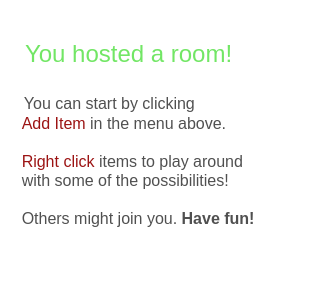
<?xml version="1.0" encoding="UTF-8"?>
<ui version="4.0">
 <class>RoomView</class>
 <widget class="QWidget" name="RoomView">
  <property name="windowModality">
   <enum>Qt::NonModal</enum>
  </property>
  <property name="geometry">
   <rect>
    <x>0</x>
    <y>0</y>
    <width>317</width>
    <height>307</height>
   </rect>
  </property>
  <property name="sizePolicy">
   <sizepolicy hsizetype="Preferred" vsizetype="Preferred">
    <horstretch>100</horstretch>
    <verstretch>1</verstretch>
   </sizepolicy>
  </property>
  <property name="minimumSize">
   <size>
    <width>0</width>
    <height>0</height>
   </size>
  </property>
  <property name="sizeIncrement">
   <size>
    <width>100</width>
    <height>100</height>
   </size>
  </property>
  <property name="acceptDrops">
   <bool>false</bool>
  </property>
  <property name="windowTitle">
   <string>Room</string>
  </property>
  <layout class="QHBoxLayout" name="horizontalLayout">
   <property name="spacing">
    <number>0</number>
   </property>
   <property name="margin">
    <number>0</number>
   </property>
   <item>
    <layout class="QHBoxLayout" name="roomLayout">
     <property name="spacing">
      <number>0</number>
     </property>
     <item>
      <spacer name="roomSpacer">
       <property name="orientation">
        <enum>Qt::Vertical</enum>
       </property>
       <property name="sizeType">
        <enum>QSizePolicy::Fixed</enum>
       </property>
       <property name="sizeHint" stdset="0">
        <size>
         <width>0</width>
         <height>0</height>
        </size>
       </property>
      </spacer>
     </item>
     <item>
      <widget class="QTextEdit" name="welcomeText">
       <property name="sizePolicy">
        <sizepolicy hsizetype="Expanding" vsizetype="Expanding">
         <horstretch>0</horstretch>
         <verstretch>0</verstretch>
        </sizepolicy>
       </property>
       <property name="minimumSize">
        <size>
         <width>0</width>
         <height>0</height>
        </size>
       </property>
       <property name="frameShape">
        <enum>QFrame::NoFrame</enum>
       </property>
       <property name="frameShadow">
        <enum>QFrame::Plain</enum>
       </property>
       <property name="undoRedoEnabled">
        <bool>false</bool>
       </property>
       <property name="readOnly">
        <bool>true</bool>
       </property>
       <property name="html">
        <string>&lt;!DOCTYPE HTML PUBLIC &quot;-//W3C//DTD HTML 4.0//EN&quot; &quot;http://www.w3.org/TR/REC-html40/strict.dtd&quot;&gt;
&lt;html&gt;&lt;head&gt;&lt;meta name=&quot;qrichtext&quot; content=&quot;1&quot; /&gt;&lt;style type=&quot;text/css&quot;&gt;
p, li { white-space: pre-wrap; }
&lt;/style&gt;&lt;/head&gt;&lt;body style=&quot; font-family:'MS Shell Dlg 2'; font-size:8.25pt; font-weight:400; font-style:normal;&quot;&gt;
&lt;p style=&quot;-qt-paragraph-type:empty; margin-top:0px; margin-bottom:0px; margin-left:0px; margin-right:0px; -qt-block-indent:0; text-indent:0px; font-size:8pt;&quot;&gt;&lt;br /&gt;&lt;/p&gt;
&lt;p style=&quot;-qt-paragraph-type:empty; margin-top:0px; margin-bottom:0px; margin-left:0px; margin-right:0px; -qt-block-indent:0; text-indent:0px; font-size:14pt; color:#505050;&quot;&gt;&lt;br /&gt;&lt;/p&gt;
&lt;p style=&quot; margin-top:0px; margin-bottom:0px; margin-left:0px; margin-right:0px; -qt-block-indent:0; text-indent:0px;&quot;&gt;&lt;span style=&quot; font-size:14pt; color:#505050;&quot;&gt;    &lt;/span&gt;&lt;span style=&quot; font-size:18pt; color:#72e665;&quot;&gt;You hosted a room!&lt;/span&gt;&lt;/p&gt;
&lt;p style=&quot;-qt-paragraph-type:empty; margin-top:0px; margin-bottom:0px; margin-left:0px; margin-right:0px; -qt-block-indent:0; text-indent:0px; font-size:14pt; color:#505050;&quot;&gt;&lt;br /&gt;&lt;/p&gt;
&lt;p style=&quot; margin-top:0px; margin-bottom:0px; margin-left:0px; margin-right:0px; -qt-block-indent:0; text-indent:0px;&quot;&gt;&lt;span style=&quot; font-size:14pt; color:#505050;&quot;&gt;   &lt;/span&gt;&lt;span style=&quot; font-size:12pt; color:#505050;&quot;&gt; You can start by clicking&lt;/span&gt;&lt;/p&gt;
&lt;p style=&quot; margin-top:0px; margin-bottom:0px; margin-left:0px; margin-right:0px; -qt-block-indent:0; text-indent:0px;&quot;&gt;&lt;span style=&quot; font-size:12pt; color:#505050;&quot;&gt;    &lt;/span&gt;&lt;span style=&quot; font-size:12pt; color:#9c1414;&quot;&gt;Add Item&lt;/span&gt;&lt;span style=&quot; font-size:12pt; color:#505050;&quot;&gt; in the menu above.&lt;/span&gt;&lt;/p&gt;
&lt;p style=&quot; margin-top:0px; margin-bottom:0px; margin-left:0px; margin-right:0px; -qt-block-indent:0; text-indent:0px;&quot;&gt;&lt;span style=&quot; font-size:12pt; color:#505050;&quot;&gt;	&lt;/span&gt;&lt;/p&gt;
&lt;p style=&quot; margin-top:0px; margin-bottom:0px; margin-left:0px; margin-right:0px; -qt-block-indent:0; text-indent:0px;&quot;&gt;&lt;span style=&quot; font-size:12pt; color:#9c1414;&quot;&gt;    Right click&lt;/span&gt;&lt;span style=&quot; font-size:12pt; color:#505050;&quot;&gt; items to play around &lt;/span&gt;&lt;/p&gt;
&lt;p style=&quot; margin-top:0px; margin-bottom:0px; margin-left:0px; margin-right:0px; -qt-block-indent:0; text-indent:0px;&quot;&gt;&lt;span style=&quot; font-size:12pt; color:#505050;&quot;&gt;    with some of the possibilities!&lt;/span&gt;&lt;/p&gt;
&lt;p style=&quot;-qt-paragraph-type:empty; margin-top:0px; margin-bottom:0px; margin-left:0px; margin-right:0px; -qt-block-indent:0; text-indent:0px; font-size:12pt; color:#505050;&quot;&gt;&lt;br /&gt;&lt;/p&gt;
&lt;p style=&quot; margin-top:0px; margin-bottom:0px; margin-left:0px; margin-right:0px; -qt-block-indent:0; text-indent:0px;&quot;&gt;&lt;span style=&quot; font-size:12pt; color:#505050;&quot;&gt;    Others might join you. &lt;/span&gt;&lt;span style=&quot; font-size:12pt; font-weight:600; color:#505050;&quot;&gt;Have fun!&lt;/span&gt;&lt;/p&gt;&lt;/body&gt;&lt;/html&gt;</string>
       </property>
       <property name="textInteractionFlags">
        <set>Qt::NoTextInteraction</set>
       </property>
      </widget>
     </item>
    </layout>
   </item>
  </layout>
 </widget>
 <resources/>
 <connections/>
</ui>
